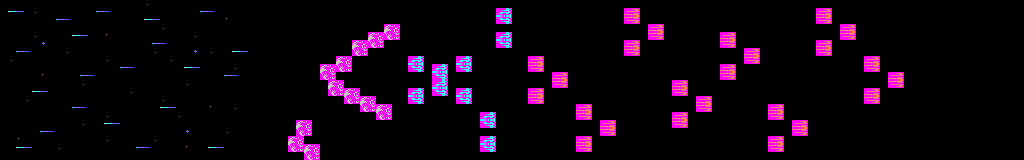

The image is a tile-based game level rendered from a .tmx file. Its description and source (layers, tilesets, objects; grid data summarised) follow:
An orthogonal 128x20 tile map with 8x8 px tiles, 2 tile layers (Tile Layer 1, Tile Layer 2).

<map version="1.10" tiledversion="1.10.2" orientation="orthogonal" renderorder="right-down" width="128" height="20" tilewidth="8" tileheight="8" infinite="0" nextlayerid="3" nextobjectid="1">
 <tileset firstgid="1" name="stage_bg_a" tilewidth="8" tileheight="8" tilecount="1024" columns="32">
  <image source="gfx.png" width="256" height="256" />
 </tileset>
 <layer id="1" name="Tile Layer 1" width="128" height="20" locked="1">
  <data>[2560 cells, 640 non-empty, 8 distinct tile ids]</data>
 </layer>
 <layer id="2" name="Tile Layer 2" width="128" height="20">
  <data>[2560 cells, 184 non-empty, 12 distinct tile ids]</data>
 </layer>
</map>
